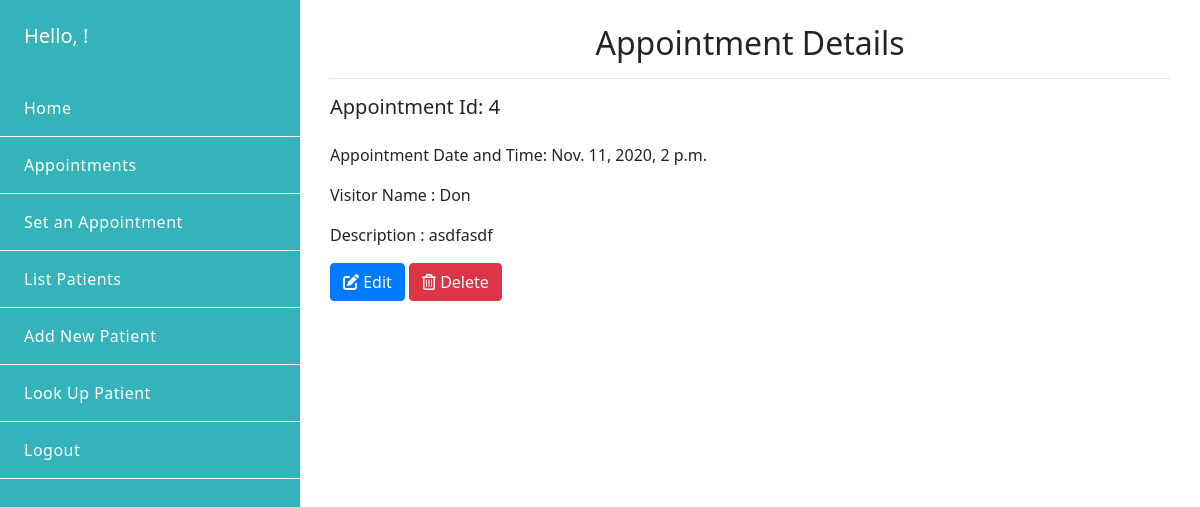
/appointment/4/, run on the app's committed database.
### emr/models.py (models this page shows, shortened)
class Appointment(models.Model):
    id = models.AutoField(primary_key=True)
    visitor_name = models.CharField(max_length=254, blank=True)
    description = models.TextField(blank=True)
    date_time = models.DateTimeField(default=timezone.now)

### emr/views.py (the view)
# urls.py: path('appointment/<int:id>/', views.view_appointment, name='view_appointment'),
def view_appointment(request, id):
    appointment = Appointment.objects.get(id=id)
    template = 'emr/view_appointment.html'
    context = {'appointment': appointment}
    return render(request, template, context)

### emr/templates/emr/view_appointment.html
{% extends "backend_base.html" %} {% block content %}
<div class="container-fluid py-4">
    <h2 class="text-center">Appointment Details </h2>
    <hr>
    <h5 class="pb-3">Appointment Id: {{appointment.id}} </h5>
    <p> Appointment Date and Time: {{appointment.date_time}} </p>
    <p> Visitor Name : {{appointment.visitor_name}} </p>
    <p> Description : {{appointment.description}} </p>
    <section>
        <a href="{% url 'update_appointment' id=appointment.id%}" class="btn btn-primary text-center"><span><i class="fas fa-edit"></i> Edit</span></a>
        <a href="{% url 'delete_appointment' id=appointment.id %}" class="btn btn-danger text-center"><span><i class="far fa-trash-alt"> </i> Delete</span></a></a>
    </section>
</div>
{% endblock %}

### emr/static/emr/css/style.css (style rules this page uses)
* { font-family: "Noto Sans", sans-serif; transition: all ease-in 0.2s; }
html, body { height: 100%; min-height: 100%; }

### data on the page
Appointment: id "4", date_time "Nov. 11, 2020, 2 p.m.", visitor_name "Don", description "asdfasdf"
